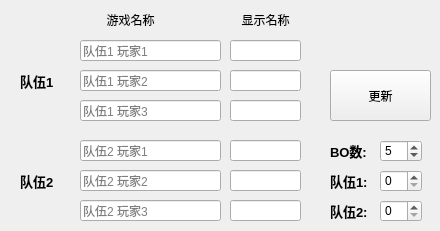
    <widget class="QWidget" name="mode3v3">
     <attribute name="title">
      <string>3V3模式</string>
     </attribute>
     <widget class="QLabel" name="lb_nickname_3v3">
      <property name="geometry">
       <rect>
        <x>60</x>
        <y>10</y>
        <width>141</width>
        <height>20</height>
       </rect>
      </property>
      <property name="text">
       <string>游戏名称</string>
      </property>
      <property name="alignment">
       <set>Qt::AlignmentFlag::AlignCenter</set>
      </property>
     </widget>
     <widget class="QLabel" name="lb_playername_3v3">
      <property name="geometry">
       <rect>
        <x>230</x>
        <y>10</y>
        <width>71</width>
        <height>20</height>
       </rect>
      </property>
      <property name="text">
       <string>显示名称</string>
      </property>
      <property name="alignment">
       <set>Qt::AlignmentFlag::AlignCenter</set>
      </property>
     </widget>
     <widget class="QLineEdit" name="le_team1_p1_nickname_3v3">
      <property name="geometry">
       <rect>
        <x>80</x>
        <y>40</y>
        <width>141</width>
        <height>21</height>
       </rect>
      </property>
      <property name="placeholderText">
       <string>队伍1 玩家1</string>
      </property>
     </widget>
     <widget class="QLineEdit" name="le_team1_p1_playername_3v3">
      <property name="geometry">
       <rect>
        <x>230</x>
        <y>40</y>
        <width>71</width>
        <height>21</height>
       </rect>
      </property>
     </widget>
     <widget class="QLineEdit" name="le_team1_p2_nickname_3v3">
      <property name="geometry">
       <rect>
        <x>80</x>
        <y>70</y>
        <width>141</width>
        <height>21</height>
       </rect>
      </property>
      <property name="placeholderText">
       <string>队伍1 玩家2</string>
      </property>
     </widget>
     <widget class="QLineEdit" name="le_team1_p2_playername_3v3">
      <property name="geometry">
       <rect>
        <x>230</x>
        <y>70</y>
        <width>71</width>
        <height>21</height>
       </rect>
      </property>
     </widget>
     <widget class="QLineEdit" name="le_team1_p3_nickname_3v3">
      <property name="geometry">
       <rect>
        <x>80</x>
        <y>100</y>
        <width>141</width>
        <height>21</height>
       </rect>
      </property>
      <property name="placeholderText">
       <string>队伍1 玩家3</string>
      </property>
     </widget>
     <widget class="QLineEdit" name="le_team1_p3_playername_3v3">
      <property name="geometry">
       <rect>
        <x>230</x>
        <y>100</y>
        <width>71</width>
        <height>21</height>
       </rect>
      </property>
     </widget>
     <widget class="QLineEdit" name="le_team2_p1_nickname_3v3">
      <property name="geometry">
       <rect>
        <x>80</x>
        <y>140</y>
        <width>141</width>
        <height>21</height>
       </rect>
      </property>
      <property name="placeholderText">
       <string>队伍2 玩家1</string>
      </property>
     </widget>
     <widget class="QLineEdit" name="le_team2_p1_playername_3v3">
      <property name="geometry">
       <rect>
        <x>230</x>
        <y>140</y>
        <width>71</width>
        <height>21</height>
       </rect>
      </property>
     </widget>
     <widget class="QLineEdit" name="le_team2_p2_nickname_3v3">
      <property name="geometry">
       <rect>
        <x>80</x>
        <y>170</y>
        <width>141</width>
        <height>21</height>
       </rect>
      </property>
      <property name="placeholderText">
       <string>队伍2 玩家2</string>
      </property>
     </widget>
     <widget class="QLineEdit" name="le_team2_p2_playername_3v3">
      <property name="geometry">
       <rect>
        <x>230</x>
        <y>170</y>
        <width>71</width>
        <height>21</height>
       </rect>
      </property>
     </widget>
     <widget class="QLineEdit" name="le_team2_p3_nickname_3v3">
      <property name="geometry">
       <rect>
        <x>80</x>
        <y>200</y>
        <width>141</width>
        <height>21</height>
       </rect>
      </property>
      <property name="placeholderText">
       <string>队伍2 玩家3</string>
      </property>
     </widget>
     <widget class="QLineEdit" name="le_team2_p3_playername_3v3">
      <property name="geometry">
       <rect>
        <x>230</x>
        <y>200</y>
        <width>71</width>
        <height>21</height>
       </rect>
      </property>
     </widget>
     <widget class="QLabel" name="lb_team1_3v3">
      <property name="geometry">
       <rect>
        <x>20</x>
        <y>40</y>
        <width>51</width>
        <height>81</height>
       </rect>
      </property>
      <property name="font">
       <font>
        <pointsize>10</pointsize>
        <bold>true</bold>
       </font>
      </property>
      <property name="text">
       <string>队伍1</string>
      </property>
     </widget>
     <widget class="QLabel" name="lb_team2_3v3">
      <property name="geometry">
       <rect>
        <x>20</x>
        <y>140</y>
        <width>51</width>
        <height>81</height>
       </rect>
      </property>
      <property name="font">
       <font>
        <pointsize>10</pointsize>
        <bold>true</bold>
       </font>
      </property>
      <property name="text">
       <string>队伍2</string>
      </property>
     </widget>
     <widget class="QPushButton" name="btn_updateplayer_3v3">
      <property name="geometry">
       <rect>
        <x>330</x>
        <y>70</y>
        <width>101</width>
        <height>51</height>
       </rect>
      </property>
      <property name="text">
       <string>更新</string>
      </property>
     </widget>
     <widget class="QLabel" name="lb_bo_number_3v3">
      <property name="geometry">
       <rect>
        <x>330</x>
        <y>140</y>
        <width>41</width>
        <height>21</height>
       </rect>
      </property>
      <property name="font">
       <font>
        <pointsize>10</pointsize>
        <bold>true</bold>
       </font>
      </property>
      <property name="text">
       <string>BO数:</string>
      </property>
     </widget>
     <widget class="QSpinBox" name="spinBox_bo_number_3v3">
      <property name="geometry">
       <rect>
        <x>380</x>
        <y>140</y>
        <width>42</width>
        <height>22</height>
       </rect>
      </property>
      <property name="minimum">
       <number>1</number>
      </property>
      <property name="maximum">
       <number>99</number>
      </property>
      <property name="value">
       <number>5</number>
      </property>
     </widget>
     <widget class="QSpinBox" name="spinBox_team1_score_3v3">
      <property name="geometry">
       <rect>
        <x>380</x>
        <y>170</y>
        <width>42</width>
        <height>22</height>
       </rect>
      </property>
      <property name="maximum">
       <number>99</number>
      </property>
      <property name="value">
       <number>0</number>
      </property>
     </widget>
     <widget class="QSpinBox" name="spinBox_team2_score_3v3">
      <property name="geometry">
       <rect>
        <x>380</x>
        <y>200</y>
        <width>42</width>
        <height>22</height>
       </rect>
      </property>
      <property name="maximum">
       <number>99</number>
      </property>
      <property name="value">
       <number>0</number>
      </property>
     </widget>
     <widget class="QLabel" name="lb_team1_score_3v3">
      <property name="geometry">
       <rect>
        <x>330</x>
        <y>170</y>
        <width>41</width>
        <height>21</height>
       </rect>
      </property>
      <property name="font">
       <font>
        <pointsize>10</pointsize>
        <bold>true</bold>
       </font>
      </property>
      <property name="text">
       <string>队伍1:</string>
      </property>
     </widget>
     <widget class="QLabel" name="lb_team2_score_3v3">
      <property name="geometry">
       <rect>
        <x>330</x>
        <y>200</y>
        <width>41</width>
        <height>21</height>
       </rect>
      </property>
      <property name="font">
       <font>
        <pointsize>10</pointsize>
        <bold>true</bold>
       </font>
      </property>
      <property name="text">
       <string>队伍2:</string>
      </property>
      <property name="alignment">
       <set>Qt::AlignmentFlag::AlignLeading|Qt::AlignmentFlag::AlignLeft|Qt::AlignmentFlag::AlignVCenter</set>
      </property>
     </widget>
    </widget>
